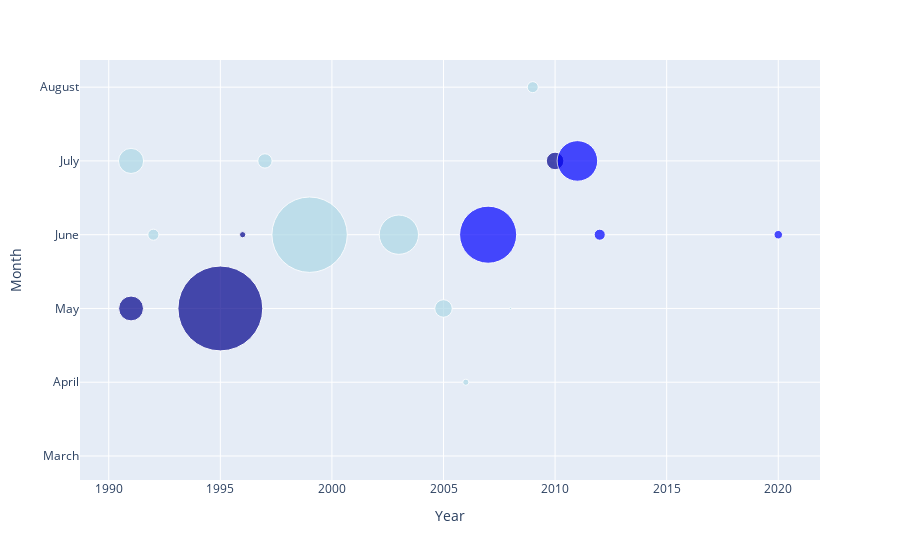

Notebook source saved alongside this figure:
### Code cell
#flood timeline
def flood_timeline():
    with open("global_inputs.yml", 'r') as f:
        global_inputs = yaml.safe_load(f)

    city_inputs = global_inputs.get('city_inputs')

    if menu['flood']:  
        flood_archive_path = global_inputs.get('flood_timeline_source')
        flood_archive = gpd.read_file(flood_archive_path)
        flood_archive = flood_archive[flood_archive.is_valid]
        aoi = features.to_crs(flood_archive.crs)
        flood_archive = flood_archive[flood_archive.intersects(aoi.unary_union)]

        floods = flood_archive[['BEGAN', 'ENDED', 'DEAD', 'DISPLACED', 'MAINCAUSE', 'SEVERITY']]

        print("Tally of flood events")
        print(floods.agg({'DEAD': 'sum', 'DISPLACED': 'sum', 'BEGAN': 'count'}))

        floods['BEGAN'] = pd.to_datetime(floods['BEGAN'])
        floods['Year'] = floods['BEGAN'].dt.year
        floods['Month'] = floods['BEGAN'].dt.month_name()

        severity_mapping = {
            1: 'Large event',
            1.5: 'Very large event',
            2: 'Extreme event'
        }
        floods['severity_label'] = floods['SEVERITY'].map(severity_mapping)
        floods['text'] = floods.apply(
            lambda row: f"{row['BEGAN'].strftime('%Y-%m-%d')}, {row['severity_label'].lower()} {row['MAINCAUSE']}, "
                        f"{row['DEAD']:,} fatalities, {row['DISPLACED']:,} displaced",
            axis=1
        )

        os.makedirs(render_folder, exist_ok=True)

        floods['Month'] = pd.Categorical(floods['Month'], 
                                        categories=['January', 'February', 'March', 'April', 'May', 'June', 
                                                    'July', 'August', 'September', 'October', 'November', 'December'], 
                                        ordered=True)

        fig = px.scatter(
            floods,
            x='Year',
            y='Month',
            size='DISPLACED',
            color='severity_label',
            size_max=60,
            category_orders={'Month': ['January', 'February', 'March', 'April', 'May', 'June', 
                                    'July', 'August', 'September', 'October', 'November', 'December']},
            color_discrete_map={
                'Large event': 'lightblue',
                'Very large event': 'blue',
                'Extreme event': 'darkblue'
            },
            labels={'DEAD': 'Fatalities', 'Year': 'Year', 'DISPLACED': 'Displaced', 'Month': 'Month'}
        )

        fig.update_layout(
            autosize=True,
            xaxis_title='Year',
            yaxis_title='Month',
            yaxis=dict(
                type='category', 
                categoryorder='array', 
                categoryarray=['January', 'February', 'March', 'April', 'May', 'June', 
                            'July', 'August', 'September', 'October', 'November', 'December'],
                tickvals=['January', 'February', 'March', 'April', 'May', 'June', 
                        'July', 'August', 'September', 'October', 'November', 'December']
            ),
            coloraxis_colorbar=dict(title='Severity'),
            showlegend=False
        )

        render_path_html = os.path.join(render_folder, f"{city}_flood_timeline.html")
        fig.write_html(render_path_html, full_html=False, include_plotlyjs='cdn')
        fig.show()

        plt.figure(figsize=(12.5, 6))
        colors = {
            'Large event': 'lightblue',
            'Very large event': 'blue',
            'Extreme event': 'darkblue'
        }
        month_order = ['January', 'February', 'March', 'April', 'May', 'June', 
                       'July', 'August', 'September', 'October', 'November', 'December']
        for severity, color in colors.items():
            subset = floods[floods['severity_label'] == severity]
            plt.scatter(subset['Year'], subset['Month'].map(lambda x: month_order.index(x) + 1), 
                        s=subset['DISPLACED']/10000, c=color, label=severity, alpha=0.6, edgecolors='w', linewidth=0.5)
        
        plt.yticks(ticks=range(1, 13), labels=month_order)
        plt.title('Flood Events Timeline')
        plt.xlabel('Year')
        plt.ylabel('Month')
        plt.legend(title='Severity')
        plt.grid(True)
        render_path_matplotlib = os.path.join(render_folder, f"{city}_flood_timeline.png")
        plt.savefig(render_path_matplotlib)
        plt.close()

### Figure 1 — Plotly figure (JSON) as saved in the notebook; plotly's stock layout.template omitted (floating-point values rounded to 4 significant figures)
{"data": [{"hovertemplate": "severity_label=Extreme event<br>Year=%{x}<br>Month=%{y}<br>Displaced=%{marker.size}<extra></extra>", "legendgroup": "Extreme event", "marker": {"color": "darkblue", "size": [600000, 7000000, 37770, 300000], "sizemode": "area", "sizeref": 1944.0, "symbol": "circle"}, "mode": "markers", "name": "Extreme event", "orientation": "h", "showlegend": true, "type": "scatter", "x": [1991, 1995, 1996, 2010], "xaxis": "x", "y": ["May", "May", "June", "July"], "yaxis": "y"}, {"hovertemplate": "severity_label=Large event<br>Year=%{x}<br>Month=%{y}<br>Displaced=%{marker.size}<extra></extra>", "legendgroup": "Large event", "marker": {"color": "lightblue", "size": [615000, 0, 120000, 200000, 0, 5530000, 1500000, 0, 0, 300000, 36900, 5000, 118000], "sizemode": "area", "sizeref": 1944.0, "symbol": "circle"}, "mode": "markers", "name": "Large event", "orientation": "h", "showlegend": true, "type": "scatter", "x": [1991, 1992, 1992, 1997, 1998, 1999, 2003, 2004, 2004, 2005, 2006, 2008, 2009], "xaxis": "x", "y": ["July", "March", "June", "July", "August", "June", "June", "June", "June", "May", "April", "May", "August"], "yaxis": "y"}, {"hovertemplate": "severity_label=Very large event<br>Year=%{x}<br>Month=%{y}<br>Displaced=%{marker.size}<extra></extra>", "legendgroup": "Very large event", "marker": {"color": "blue", "size": [3170000, 1600000, 120000, 70000], "sizemode": "area", "sizeref": 1944.0, "symbol": "circle"}, "mode": "markers", "name": "Very large event", "orientation": "h", "showlegend": true, "type": "scatter", "x": [2007, 2011, 2012, 2020], "xaxis": "x", "y": ["June", "July", "June", "June"], "yaxis": "y"}], "layout": {"autosize": true, "coloraxis": {"colorbar": {"title": {"text": "Severity"}}}, "legend": {"itemsizing": "constant", "title": {"text": "severity_label"}, "tracegroupgap": 0}, "margin": {"t": 60}, "showlegend": false, "xaxis": {"anchor": "y", "domain": [0, 1], "title": {"text": "Year"}}, "yaxis": {"anchor": "x", "categoryarray": ["January", "February", "March", "April", "May", "June", "July", "August", "September", "October", "November", "December"], "categoryorder": "array", "domain": [0, 1], "tickvals": ["January", "February", "March", "April", "May", "June", "July", "August", "September", "October", "November", "December"], "title": {"text": "Month"}, "type": "category"}}}
